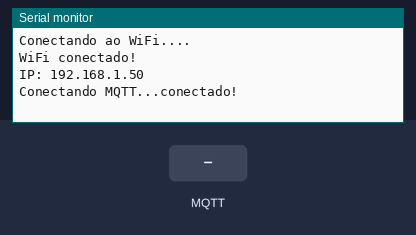
Recording of a sketch running on a simulated ESP32. Parts: the last lines printed to the serial monitor. Inputs (shaded band) come from the test bench. WiFi joins after 1.5 s; servers stay silent unless stated; no MQTT or app messages arrive unless stated.

Above: at 4.2 s.
4.3 s: MQTT message "1" arrives on the first subscribed topic
At 4.9 s:
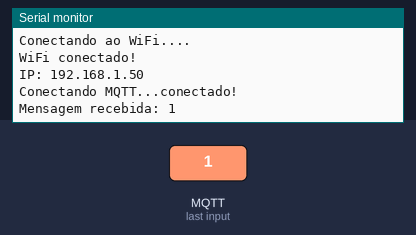
6.5 s: MQTT message "on" arrives on the first subscribed topic
At 6.8 s:
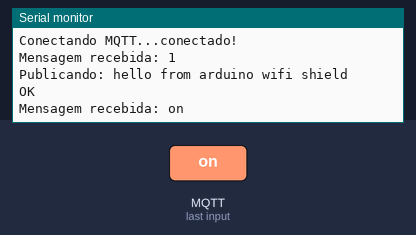
8.0 s: MQTT message "off" arrives on the first subscribed topic
At 9.2 s:
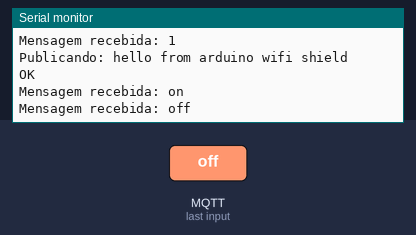

Measured:
- after the input at 4.3 s, the serial monitor: prints a new line at once (image 1)
- after the input at 6.5 s, the serial monitor: prints a new line at once (image 2)
- after the input at 8.0 s, the serial monitor: prints a new line at once (image 3)

The sketch:

infra.ino
```cpp
#include <SPI.h>
#include <WiFi.h>
#include <PubSubClient.h>

// ===== CONFIG =====
char ssid[] = "Ravi";
char pass[] = "ravi2605";

char mqtt_server[] = "192.168.18.135";

WiFiClient wifiClient;
PubSubClient client(wifiClient);

// ===== FUNÇÕES =====

void callback(char* topic, byte* payload, unsigned int length) {
  Serial.print("Mensagem recebida: ");
  for (int i = 0; i < length; i++) {
    Serial.print((char)payload[i]);
  }
  Serial.println();
}

void conectarWiFi() {
  Serial.print("Conectando ao WiFi...");

  while (WiFi.begin(ssid, pass) != WL_CONNECTED) {
    Serial.print(".");
    delay(3000);
  }

  Serial.println("\nWiFi conectado!");
  Serial.print("IP: ");
  Serial.println(WiFi.localIP());
}

void reconnect() {
  while (!client.connected()) {
    Serial.print("Conectando MQTT...");

    if (client.connect("arduinoShield")) {
      Serial.println("conectado!");
      client.subscribe("teste/topico");
    } else {
      Serial.print("falhou, rc=");
      Serial.println(client.state());
      delay(3000);
    }
  }
}

// ===== SETUP =====

void setup() {
  Serial.begin(115200);

  if (WiFi.status() == WL_NO_SHIELD) {
    Serial.println("WiFi shield não encontrado!");
    while (true);
  }

  conectarWiFi();

  client.setServer(mqtt_server, 1883);
  client.setCallback(callback);
}

// ===== LOOP =====

void loop() {
  if (!client.connected()) {
    reconnect();
  }

  client.loop();

  static unsigned long lastMsg = 0;
  unsigned long now = millis();

  if (now - lastMsg > 5000) {
    lastMsg = now;

    const char* msg = "hello from arduino wifi shield";

    Serial.print("Publicando: ");
    Serial.println(msg);

    if (client.publish("teste/topico", msg)) {
      Serial.println("OK");
    } else {
      Serial.println("FALHOU");
    }
  }
}
```
